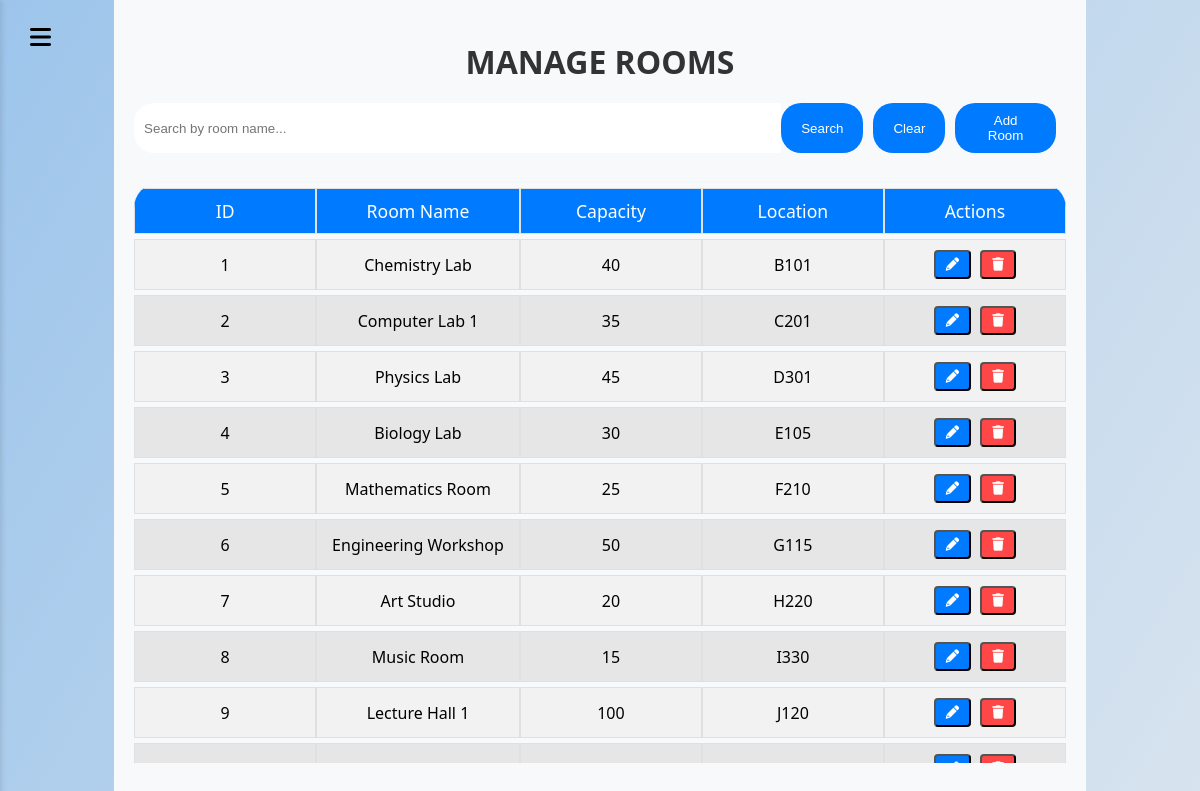
The page /Pages/Admin/manage_rooms_page.php (signed in) on the database its author committed.
### tables this page shows
CREATE TABLE ROOM (
     
    room_ID INT AUTO_INCREMENT NOT NULL PRIMARY KEY,
     
    room_name VARCHAR(50) NOT NULL,
    capacity INT NOT NULL,
    room_location VARCHAR(4) NOT NULL
);

### Pages/Admin/manage_rooms_page.php (the view, shortened to what this page needs)
<?php
require '../../Database/db_connect.php';
$searchQuery = isset($_GET['search']) ? $_GET['search'] : "";
$rooms = [];
if (!empty($searchQuery)) {
    $stmt = $pdo->prepare("SELECT * FROM ROOM WHERE room_name LIKE :room_name");
    $stmt->execute(['room_name' => '%'.$searchQuery.'%']);
    $rooms = $stmt->fetchAll(PDO::FETCH_ASSOC);
} else {
    $stmt = $pdo->prepare("SELECT * FROM ROOM");
    $stmt->execute();
    $rooms = $stmt->fetchAll(PDO::FETCH_ASSOC);
}
?>
<!DOCTYPE html>
<html lang="en">
<head>
    <link rel="stylesheet" href="../../Styles/style.css">
    <link rel="stylesheet" href="../../Styles/manage_rooms_style.css">
    <link rel="stylesheet" href="https://cdnjs.cloudflare.com/ajax/libs/font-awesome/6.0.0-beta3/css/all.min.css">
</head>
<body>
    <div class="sidebar-toggle" onclick="toggleSidebar()">
        <i class="fa-solid fa-bars"></i>
    </div>
    <div class="main-container">
        <div class="content">
            <div class="title">Manage Rooms</div>
            <div class="search-form">
                <input type="text" id="searchBox" value="<?php echo htmlspecialchars($searchQuery); ?>" class="search-input" placeholder="Search by room name...">
                <button onclick="searchRoom()" class="search-btn">Search</button>
                <button onclick="clearAndSearch()" class="search-btn">Clear</button>
                <button onclick="openAddRoomModal()" class="search-btn">Add Room</button>
            </div>
            <div class="table-responsive">
                <table>
                    <thead>
                        <tr>
                            <th>ID</th>
                            <th>Room Name</th>
                            <th>Capacity</th>
                            <th>Location</th>
                            <th>Actions</th>
                        </tr>
                    </thead>
                    <tbody>
                        <?php foreach ($rooms as $room) { ?>
                            <tr>
                                <td data-column="ID"><?php echo $room['room_ID']; ?></td>
                                <td data-column="Room Name"><?php echo $room['room_name']; ?></td>
                                <td data-column="Capacity"><?php echo $room['capacity']; ?></td>
                                <td data-column="Location"><?php echo $room['room_location']; ?></td>
                                <td data-column="Actions">
                                    <button class="edit-btn" onclick="openEditModal(<?php echo $room['room_ID']; ?>)">
                                        <i class="fas fa-pencil-alt"></i>
                                    </button>
                                    <button class="delete-btn" onclick="deleteRoom(<?php echo $room['room_ID']; ?>)">
                                        <i class="fas fa-trash"></i>
                                    </button>
                                </td>
                            </tr>
                        <?php } ?>
                    </tbody>
                </table>
            </div>
        </div>
    </div>
</body>
</html>

### Styles/style.css (style rules this page uses)
.title { text-align: center; font-size: 2em; margin-top: 20px; margin-bottom: 20px; color: #333; font-weight: bold; text-transform: uppercase; }
.main-container { display: flex; height: 100vh; }
.content { flex: 1; padding: 20px; background-color: #f8f9fa; }
.sidebar-toggle { position: absolute; top: 5px; left: 10px; z-index: 1000; cursor: pointer; }
.sidebar-toggle i { font-size: 24px; cursor: pointer; padding: 19.96px; }
.table-responsive { max-width: 100%; overflow-y: auto; display: block; max-height: 600px; z-index: 2; }
table { width: 100%; border-collapse: separate; border-spacing: 0 5px; margin-top: 20px; background-color: transparent; box-shadow: 0 4px 6px rgba(0, 0, 0, 0.1); border-radius: 25px; overflow: hidden; }
table th, table td { padding: 10px 15px; border: 1px solid #e0e0e0; text-align: center; min-width: 150px; width: 20%; z-index: 1; overflow: hidden; text-overflow: ellipsis; white-space: nowrap; }
table th { background-color: #007BFF; position: sticky; color: #ffffff; font-weight: 500; font-size: 1.1em; z-index: 1; }
table tr:nth-child(odd) { background-color: #f2f2f2; }
table tr:nth-child(even) { background-color: #e6e6e6; }
.edit-btn { display: inline-block; padding: 5px 10px; background-color: #007BFF; color: #ffffff; border-radius: 4px; text-decoration: none; margin-right: 5px; transition: background-color 0.3s; }
.delete-btn { display: inline-block; padding: 5px 10px; background-color: #FF4747; color: #ffffff; border-radius: 4px; text-decoration: none; transition: background-color 0.3s; }
.search-form { display: flex; justify-content: center; margin-bottom: 10px; }
.search-input[type="text"] { padding: 10px; border: none; border-radius: 20px 0 0 20px; outline: none; width: 70%; }
.search-btn { padding: 10px 20px; margin-right: 10px; border: none; background-color: #007BFF; color: white; border-radius: 20px; cursor: pointer; }

### rows shown on the page
room: room_ID "1", room_name "Chemistry Lab", capacity "40", room_location "B101"
room: room_ID "2", room_name "Computer Lab 1", capacity "35", room_location "C201"
room: room_ID "3", room_name "Physics Lab", capacity "45", room_location "D301"
room: room_ID "4", room_name "Biology Lab", capacity "30", room_location "E105"
room: room_ID "5", room_name "Mathematics Room", capacity "25", room_location "F210"
room: room_ID "6", room_name "Engineering Workshop", capacity "50", room_location "G115"
room: room_ID "7", room_name "Art Studio", capacity "20", room_location "H220"
room: room_ID "8", room_name "Music Room", capacity "15", room_location "I330"
room: room_ID "9", room_name "Lecture Hall 1", capacity "100", room_location "J120"
